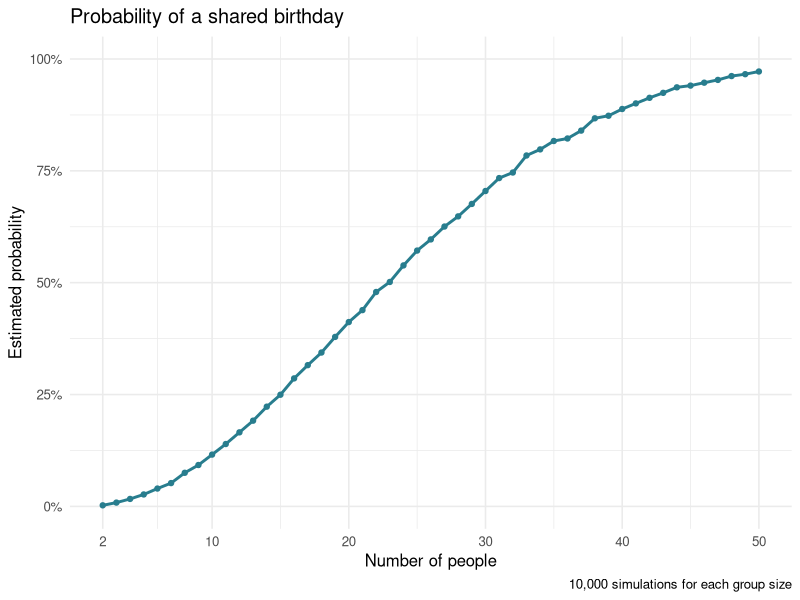

This chart was generated by the following R code:
## ---- chunk 1
library(tidyverse)

knitr::opts_chunk$set(
  echo = TRUE,
  message = FALSE,
  fig.width = 7,
  fig.height = 4.5
)

theme_set(theme_minimal(base_size = 12))
## ---- chunk 2
sim_birthday = function(n) {
  birthdays = sample(1:365, size = n, replace = TRUE)
  any(duplicated(birthdays))
}

set.seed(1)

sim_birthday(n = 23)
## ---- chunk 3
set.seed(1)

birthday_results =
  expand_grid(
    group_size = 2:50,
    iteration = 1:10000
  ) |>
  mutate(
    shared_birthday = map_lgl(group_size, sim_birthday)
  )

birthday_summary =
  birthday_results |>
  group_by(group_size) |>
  summarise(
    probability = mean(shared_birthday),
    .groups = "drop"
  )

birthday_summary |>
  filter(group_size %in% c(2, 10, 23, 30, 50)) |>
  knitr::kable(
    digits = 3,
    caption = "Estimated probability of at least one shared birthday"
  )
## ---- chunk 4
birthday_summary |>
  ggplot(aes(x = group_size, y = probability)) +
  geom_line(color = "#287D8E", linewidth = 1) +
  geom_point(color = "#287D8E", size = 1.5) +
  scale_x_continuous(
    breaks = c(2, 10, 20, 30, 40, 50)
  ) +
  scale_y_continuous(
    labels = scales::label_percent(accuracy = 1),
    limits = c(0, 1)
  ) +
  labs(
    title = "Probability of a shared birthday",
    x = "Number of people",
    y = "Estimated probability",
    caption = "10,000 simulations for each group size"
  )
